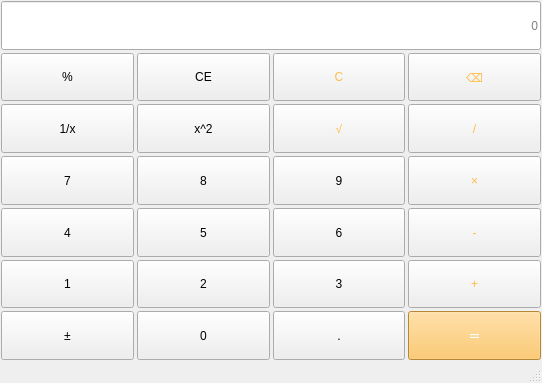
<?xml version="1.0" encoding="UTF-8"?>
<ui version="4.0">
 <class>MainWindow</class>
 <widget class="QMainWindow" name="MainWindow">
  <property name="geometry">
   <rect>
    <x>0</x>
    <y>0</y>
    <width>542</width>
    <height>383</height>
   </rect>
  </property>
  <property name="windowTitle">
   <string>计算器-陈灿粤-2023414290301</string>
  </property>
  <widget class="QWidget" name="centralwidget">
   <layout class="QVBoxLayout" name="verticalLayout">
    <property name="spacing">
     <number>3</number>
    </property>
    <property name="leftMargin">
     <number>1</number>
    </property>
    <property name="topMargin">
     <number>1</number>
    </property>
    <property name="rightMargin">
     <number>1</number>
    </property>
    <property name="bottomMargin">
     <number>1</number>
    </property>
    <item>
     <layout class="QGridLayout" name="gridLayout">
      <item row="3" column="1">
       <widget class="QPushButton" name="btnNum8">
        <property name="sizePolicy">
         <sizepolicy hsizetype="Minimum" vsizetype="Preferred">
          <horstretch>0</horstretch>
          <verstretch>0</verstretch>
         </sizepolicy>
        </property>
        <property name="styleSheet">
         <string notr="true">font: 16pt &quot;Microsoft YaHei UI&quot;;</string>
        </property>
        <property name="text">
         <string>8</string>
        </property>
       </widget>
      </item>
      <item row="1" column="3">
       <widget class="QPushButton" name="btnDel">
        <property name="sizePolicy">
         <sizepolicy hsizetype="Minimum" vsizetype="Preferred">
          <horstretch>0</horstretch>
          <verstretch>0</verstretch>
         </sizepolicy>
        </property>
        <property name="styleSheet">
         <string notr="true">font: 700 12pt &quot;Microsoft YaHei UI&quot;;
color: rgb(255, 189, 74);</string>
        </property>
        <property name="text">
         <string>⌫</string>
        </property>
       </widget>
      </item>
      <item row="1" column="2">
       <widget class="QPushButton" name="btnClaerAll">
        <property name="sizePolicy">
         <sizepolicy hsizetype="Minimum" vsizetype="Preferred">
          <horstretch>0</horstretch>
          <verstretch>0</verstretch>
         </sizepolicy>
        </property>
        <property name="styleSheet">
         <string notr="true">font: 700 12pt &quot;Microsoft YaHei UI&quot;;
color: rgb(255, 189, 74);</string>
        </property>
        <property name="text">
         <string>C</string>
        </property>
       </widget>
      </item>
      <item row="6" column="1">
       <widget class="QPushButton" name="btnNum0">
        <property name="sizePolicy">
         <sizepolicy hsizetype="Minimum" vsizetype="Preferred">
          <horstretch>0</horstretch>
          <verstretch>0</verstretch>
         </sizepolicy>
        </property>
        <property name="styleSheet">
         <string notr="true">font: 16pt &quot;Microsoft YaHei UI&quot;;</string>
        </property>
        <property name="text">
         <string>0</string>
        </property>
       </widget>
      </item>
      <item row="4" column="3">
       <widget class="QPushButton" name="btnMinus">
        <property name="sizePolicy">
         <sizepolicy hsizetype="Minimum" vsizetype="Preferred">
          <horstretch>0</horstretch>
          <verstretch>0</verstretch>
         </sizepolicy>
        </property>
        <property name="styleSheet">
         <string notr="true">font: 700 12pt &quot;Microsoft YaHei UI&quot;;
color: rgb(255, 189, 74);</string>
        </property>
        <property name="text">
         <string>-</string>
        </property>
       </widget>
      </item>
      <item row="3" column="2">
       <widget class="QPushButton" name="btnNum9">
        <property name="sizePolicy">
         <sizepolicy hsizetype="Minimum" vsizetype="Preferred">
          <horstretch>0</horstretch>
          <verstretch>0</verstretch>
         </sizepolicy>
        </property>
        <property name="styleSheet">
         <string notr="true">font: 16pt &quot;Microsoft YaHei UI&quot;;</string>
        </property>
        <property name="text">
         <string>9</string>
        </property>
       </widget>
      </item>
      <item row="5" column="1">
       <widget class="QPushButton" name="btnNum2">
        <property name="sizePolicy">
         <sizepolicy hsizetype="Minimum" vsizetype="Preferred">
          <horstretch>0</horstretch>
          <verstretch>0</verstretch>
         </sizepolicy>
        </property>
        <property name="styleSheet">
         <string notr="true">font: 16pt &quot;Microsoft YaHei UI&quot;;</string>
        </property>
        <property name="text">
         <string>2</string>
        </property>
       </widget>
      </item>
      <item row="5" column="0">
       <widget class="QPushButton" name="btnNum1">
        <property name="sizePolicy">
         <sizepolicy hsizetype="Minimum" vsizetype="Preferred">
          <horstretch>0</horstretch>
          <verstretch>0</verstretch>
         </sizepolicy>
        </property>
        <property name="styleSheet">
         <string notr="true">font: 16pt &quot;Microsoft YaHei UI&quot;;</string>
        </property>
        <property name="text">
         <string>1</string>
        </property>
       </widget>
      </item>
      <item row="5" column="3">
       <widget class="QPushButton" name="btnPlus">
        <property name="sizePolicy">
         <sizepolicy hsizetype="Minimum" vsizetype="Preferred">
          <horstretch>0</horstretch>
          <verstretch>0</verstretch>
         </sizepolicy>
        </property>
        <property name="styleSheet">
         <string notr="true">font: 700 12pt &quot;Microsoft YaHei UI&quot;;
color: rgb(255, 189, 74);</string>
        </property>
        <property name="text">
         <string>+</string>
        </property>
       </widget>
      </item>
      <item row="1" column="0">
       <widget class="QPushButton" name="btnPercentage">
        <property name="sizePolicy">
         <sizepolicy hsizetype="Minimum" vsizetype="Preferred">
          <horstretch>0</horstretch>
          <verstretch>0</verstretch>
         </sizepolicy>
        </property>
        <property name="styleSheet">
         <string notr="true">font: 290 12pt &quot;Microsoft YaHei UI&quot;;</string>
        </property>
        <property name="text">
         <string>%</string>
        </property>
       </widget>
      </item>
      <item row="0" column="0" colspan="4">
       <widget class="QLineEdit" name="display">
        <property name="sizePolicy">
         <sizepolicy hsizetype="Expanding" vsizetype="Preferred">
          <horstretch>0</horstretch>
          <verstretch>0</verstretch>
         </sizepolicy>
        </property>
        <property name="styleSheet">
         <string notr="true">font: 700 16pt &quot;Microsoft YaHei UI&quot;;
</string>
        </property>
        <property name="alignment">
         <set>Qt::AlignmentFlag::AlignRight|Qt::AlignmentFlag::AlignTrailing|Qt::AlignmentFlag::AlignVCenter</set>
        </property>
        <property name="placeholderText">
         <string>0</string>
        </property>
       </widget>
      </item>
      <item row="6" column="3">
       <widget class="QPushButton" name="btnEqual">
        <property name="sizePolicy">
         <sizepolicy hsizetype="Minimum" vsizetype="Preferred">
          <horstretch>0</horstretch>
          <verstretch>0</verstretch>
         </sizepolicy>
        </property>
        <property name="styleSheet">
         <string notr="true">font: 700 12pt &quot;Microsoft YaHei UI&quot;;
background-color: rgb(255, 189, 74);
color: rgb(255, 255, 255);</string>
        </property>
        <property name="text">
         <string>＝</string>
        </property>
       </widget>
      </item>
      <item row="4" column="1">
       <widget class="QPushButton" name="btnNum5">
        <property name="sizePolicy">
         <sizepolicy hsizetype="Minimum" vsizetype="Preferred">
          <horstretch>0</horstretch>
          <verstretch>0</verstretch>
         </sizepolicy>
        </property>
        <property name="styleSheet">
         <string notr="true">font: 16pt &quot;Microsoft YaHei UI&quot;;</string>
        </property>
        <property name="text">
         <string>5</string>
        </property>
       </widget>
      </item>
      <item row="5" column="2">
       <widget class="QPushButton" name="btnNum3">
        <property name="sizePolicy">
         <sizepolicy hsizetype="Minimum" vsizetype="Preferred">
          <horstretch>0</horstretch>
          <verstretch>0</verstretch>
         </sizepolicy>
        </property>
        <property name="styleSheet">
         <string notr="true">font: 16pt &quot;Microsoft YaHei UI&quot;;</string>
        </property>
        <property name="text">
         <string>3</string>
        </property>
       </widget>
      </item>
      <item row="2" column="3">
       <widget class="QPushButton" name="btnDivide">
        <property name="sizePolicy">
         <sizepolicy hsizetype="Minimum" vsizetype="Preferred">
          <horstretch>0</horstretch>
          <verstretch>0</verstretch>
         </sizepolicy>
        </property>
        <property name="styleSheet">
         <string notr="true">font: 700 12pt &quot;Microsoft YaHei UI&quot;;
color: rgb(255, 189, 74);</string>
        </property>
        <property name="text">
         <string>/</string>
        </property>
       </widget>
      </item>
      <item row="2" column="1">
       <widget class="QPushButton" name="btnSquare">
        <property name="sizePolicy">
         <sizepolicy hsizetype="Minimum" vsizetype="Preferred">
          <horstretch>0</horstretch>
          <verstretch>0</verstretch>
         </sizepolicy>
        </property>
        <property name="styleSheet">
         <string notr="true">font: 290 12pt &quot;Microsoft YaHei UI&quot;;</string>
        </property>
        <property name="text">
         <string>x^2</string>
        </property>
       </widget>
      </item>
      <item row="3" column="3">
       <widget class="QPushButton" name="btnMultiple">
        <property name="sizePolicy">
         <sizepolicy hsizetype="Minimum" vsizetype="Preferred">
          <horstretch>0</horstretch>
          <verstretch>0</verstretch>
         </sizepolicy>
        </property>
        <property name="styleSheet">
         <string notr="true">font: 700 12pt &quot;Microsoft YaHei UI&quot;;
color: rgb(255, 189, 74);</string>
        </property>
        <property name="text">
         <string>×</string>
        </property>
       </widget>
      </item>
      <item row="1" column="1">
       <widget class="QPushButton" name="btnClear">
        <property name="sizePolicy">
         <sizepolicy hsizetype="Minimum" vsizetype="Preferred">
          <horstretch>0</horstretch>
          <verstretch>0</verstretch>
         </sizepolicy>
        </property>
        <property name="styleSheet">
         <string notr="true">font: 290 12pt &quot;Microsoft YaHei UI&quot;;</string>
        </property>
        <property name="text">
         <string>CE</string>
        </property>
       </widget>
      </item>
      <item row="6" column="0">
       <widget class="QPushButton" name="btnSign">
        <property name="sizePolicy">
         <sizepolicy hsizetype="Minimum" vsizetype="Preferred">
          <horstretch>0</horstretch>
          <verstretch>0</verstretch>
         </sizepolicy>
        </property>
        <property name="styleSheet">
         <string notr="true">font: 16pt &quot;Microsoft YaHei UI&quot;;</string>
        </property>
        <property name="text">
         <string>±</string>
        </property>
       </widget>
      </item>
      <item row="3" column="0">
       <widget class="QPushButton" name="btnNum7">
        <property name="sizePolicy">
         <sizepolicy hsizetype="Minimum" vsizetype="Preferred">
          <horstretch>0</horstretch>
          <verstretch>0</verstretch>
         </sizepolicy>
        </property>
        <property name="styleSheet">
         <string notr="true">font: 16pt &quot;Microsoft YaHei UI&quot;;</string>
        </property>
        <property name="text">
         <string>7</string>
        </property>
       </widget>
      </item>
      <item row="6" column="2">
       <widget class="QPushButton" name="btnPeriod">
        <property name="sizePolicy">
         <sizepolicy hsizetype="Minimum" vsizetype="Preferred">
          <horstretch>0</horstretch>
          <verstretch>0</verstretch>
         </sizepolicy>
        </property>
        <property name="styleSheet">
         <string notr="true">font: 16pt &quot;Microsoft YaHei UI&quot;;</string>
        </property>
        <property name="text">
         <string>.</string>
        </property>
       </widget>
      </item>
      <item row="4" column="2">
       <widget class="QPushButton" name="btnNum6">
        <property name="sizePolicy">
         <sizepolicy hsizetype="Minimum" vsizetype="Preferred">
          <horstretch>0</horstretch>
          <verstretch>0</verstretch>
         </sizepolicy>
        </property>
        <property name="styleSheet">
         <string notr="true">font: 16pt &quot;Microsoft YaHei UI&quot;;</string>
        </property>
        <property name="text">
         <string>6</string>
        </property>
       </widget>
      </item>
      <item row="4" column="0">
       <widget class="QPushButton" name="btnNum4">
        <property name="sizePolicy">
         <sizepolicy hsizetype="Minimum" vsizetype="Preferred">
          <horstretch>0</horstretch>
          <verstretch>0</verstretch>
         </sizepolicy>
        </property>
        <property name="styleSheet">
         <string notr="true">font: 16pt &quot;Microsoft YaHei UI&quot;;</string>
        </property>
        <property name="text">
         <string>4</string>
        </property>
       </widget>
      </item>
      <item row="2" column="2">
       <widget class="QPushButton" name="btnSqrt">
        <property name="sizePolicy">
         <sizepolicy hsizetype="Minimum" vsizetype="Preferred">
          <horstretch>0</horstretch>
          <verstretch>0</verstretch>
         </sizepolicy>
        </property>
        <property name="styleSheet">
         <string notr="true">font: 700 12pt &quot;Microsoft YaHei UI&quot;;
color: rgb(255, 189, 74);</string>
        </property>
        <property name="text">
         <string>√</string>
        </property>
       </widget>
      </item>
      <item row="2" column="0">
       <widget class="QPushButton" name="btnInverse">
        <property name="sizePolicy">
         <sizepolicy hsizetype="Minimum" vsizetype="Preferred">
          <horstretch>0</horstretch>
          <verstretch>0</verstretch>
         </sizepolicy>
        </property>
        <property name="styleSheet">
         <string notr="true">font: 290 12pt &quot;Microsoft YaHei UI&quot;;</string>
        </property>
        <property name="text">
         <string>1/x</string>
        </property>
       </widget>
      </item>
     </layout>
    </item>
   </layout>
  </widget>
  <widget class="QMenuBar" name="menubar">
   <property name="geometry">
    <rect>
     <x>0</x>
     <y>0</y>
     <width>542</width>
     <height>25</height>
    </rect>
   </property>
  </widget>
  <widget class="QStatusBar" name="statusbar"/>
 </widget>
 <resources/>
 <connections/>
</ui>
